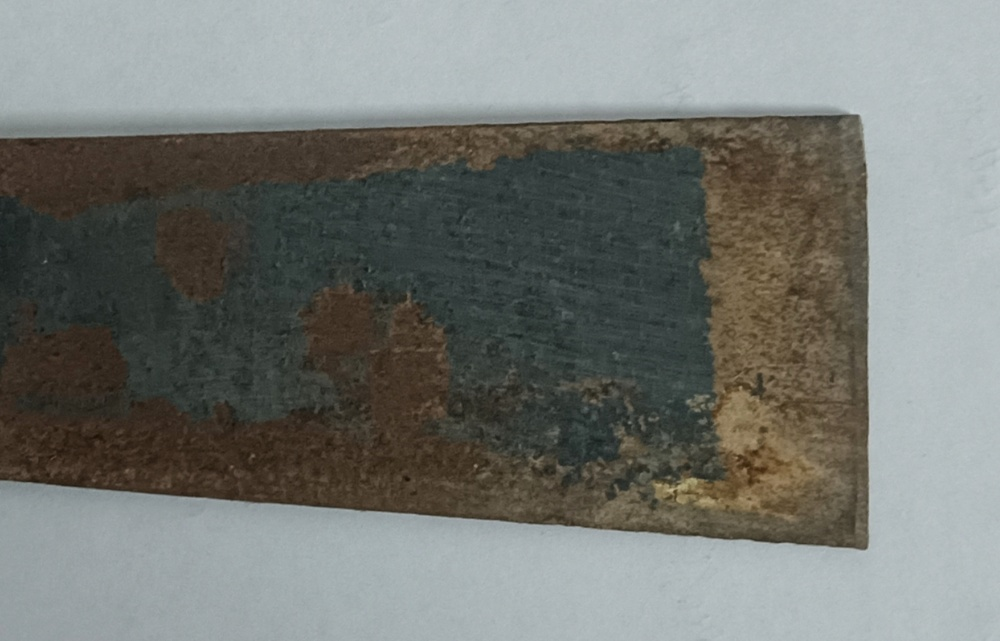
#> input picture images/sample 2.jpg, 1000 x 641 px, shrunk from 1648 x 1056 before the run
$ python -i anomaly.py   (imports and definitions only)
#> lines starting #> are read from the running program, lines starting #| are printed output that depends on the picture; after the words box and inside, x2 and y2 are one past the last pixel; in counts of white or black regions, pixels touching at a corner belong together
import cv2
import numpy as np

def detect_anomaly(image_path):

#> called with image_path = 'images/sample 2.jpg'
    image = cv2.imread(image_path)
#> image is the input picture: shape (641, 1000, 3); mean B, G, R 115.2, 119.7, 116.9

    if image is None:
        return "IMAGE ERROR", None, 0

    gray = cv2.cvtColor(image, cv2.COLOR_BGR2GRAY)
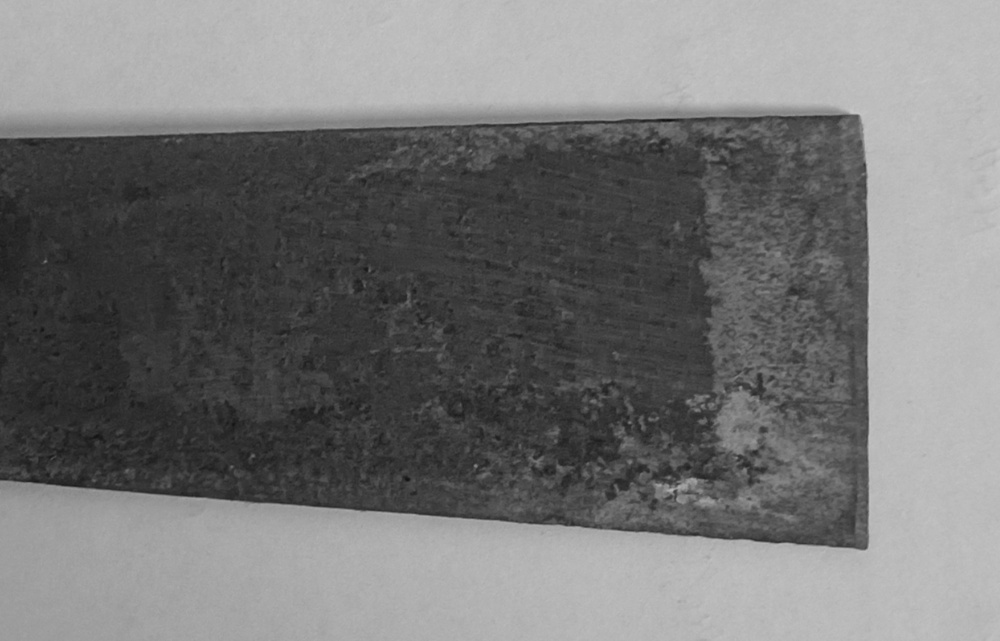
#> gray: shape (641, 1000); min 17, max 199, mean 118.3

    # Improve contrast
    gray = cv2.equalizeHist(gray)
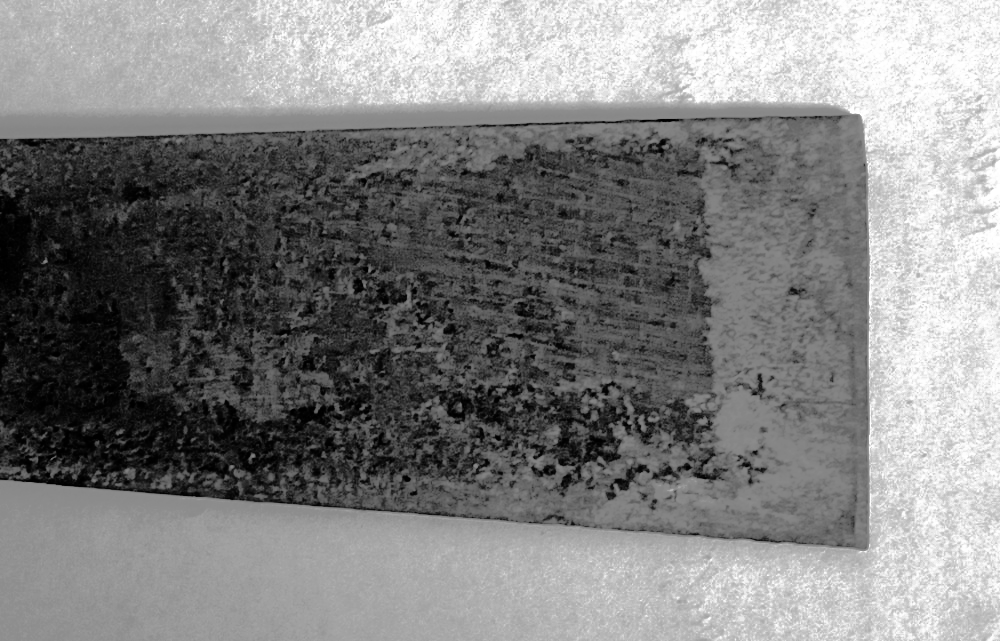
#> gray: shape (641, 1000); min 0, max 255, mean 129.4

    # Detect edges (scratches)
    edges = cv2.Canny(gray, 30, 120)
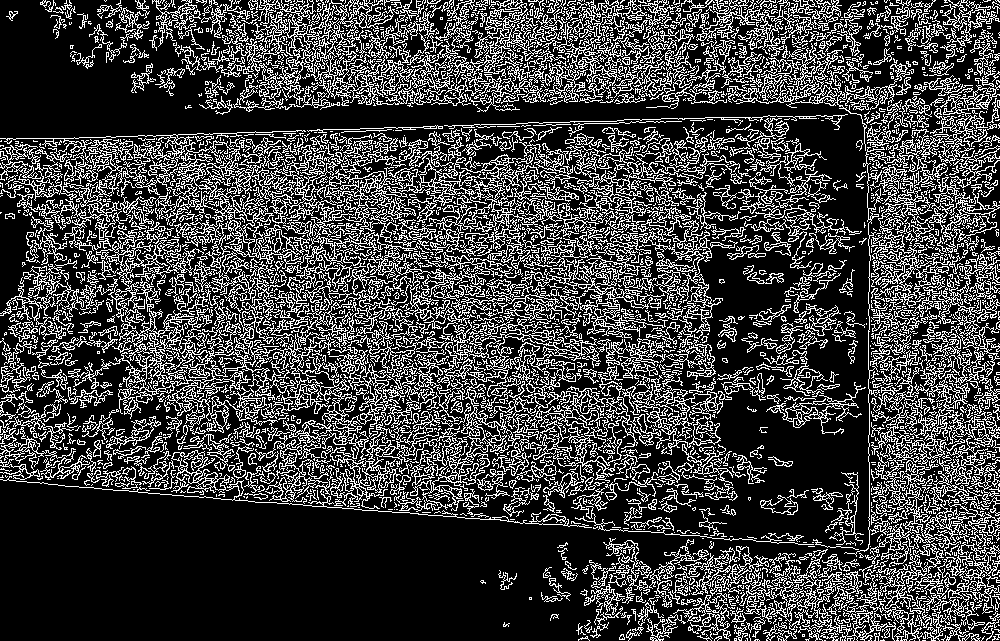
#> edges: shape (641, 1000); 25.3% white in thin lines or dots

    # Morphological filtering
    kernel = np.ones((3,3), np.uint8)
    edges = cv2.morphologyEx(edges, cv2.MORPH_CLOSE, kernel)
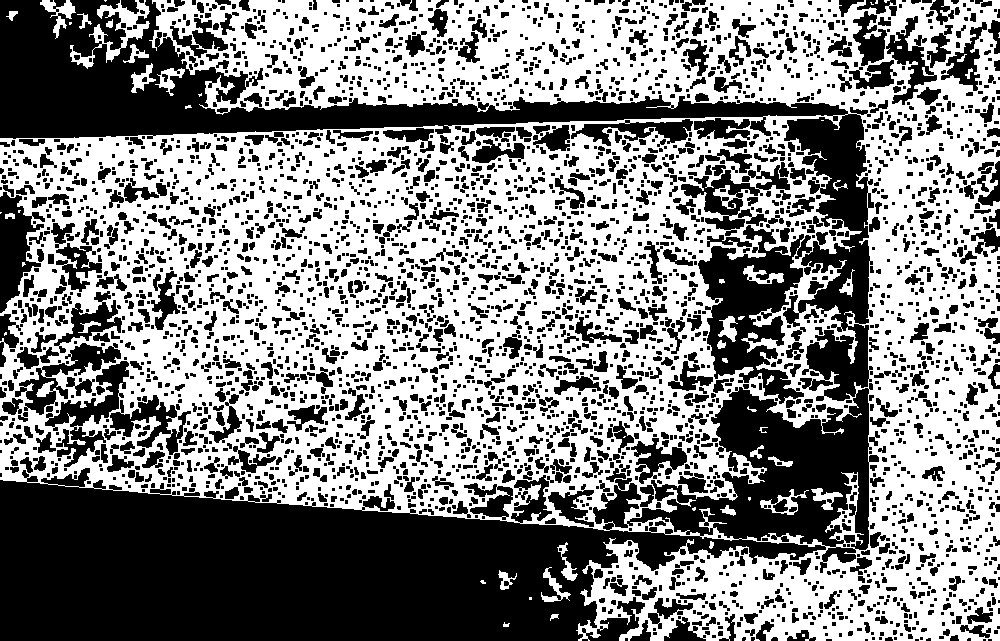
#> edges: shape (641, 1000); 52.6% white; 3873 black regions (2386 under 20 px)

    contours, _ = cv2.findContours(edges, cv2.RETR_EXTERNAL, cv2.CHAIN_APPROX_SIMPLE)
#> contours = 32 contours, 17 with area under 20; largest, box (x1, y1, x2, y2) and area: (0, 0, 1000, 641) 505261, (70, 0, 150, 69) 1295, (40, 0, 76, 39) 380, (155, 68, 185, 96) 280, (131, 63, 156, 93) 267

    heatmap = image.copy()

    defect_detected = False
    defect_area = 0

    for cnt in contours:

        area = cv2.contourArea(cnt)

        if area > 100:  # threshold for scratches

            defect_detected = True
            defect_area += area

            x,y,w,h = cv2.boundingRect(cnt)

            cv2.rectangle(heatmap,(x,y),(x+w,y+h),(0,0,255),2)
#> this loop made 32 passes
#> (area, defect_area, x, y, w, h) on passes 6, 7, 8, 18, 19, 20, 29, 30, 32: (135.5, 135.5, 498, 570, 19, 20), (236, 371.5, 541, 567, 30, 35), (196, 567.5, 557, 542, 21, 39), (280.5, 848, 155, 68, 30, 28), (267, 1115, 131, 63, 25, 30), (136.5, 1251.5, 123, 44, 26, 19), (505261, 506512.5, 0, 0, 1000, 641), (1295, 507807.5, 70, 0, 80, 69), (380.5, 508188, 40, 0, 36, 39)
#> area on passes 3, 10, 13, 23, 24, 25: 21.5, 47, 31, 30, 52, 44
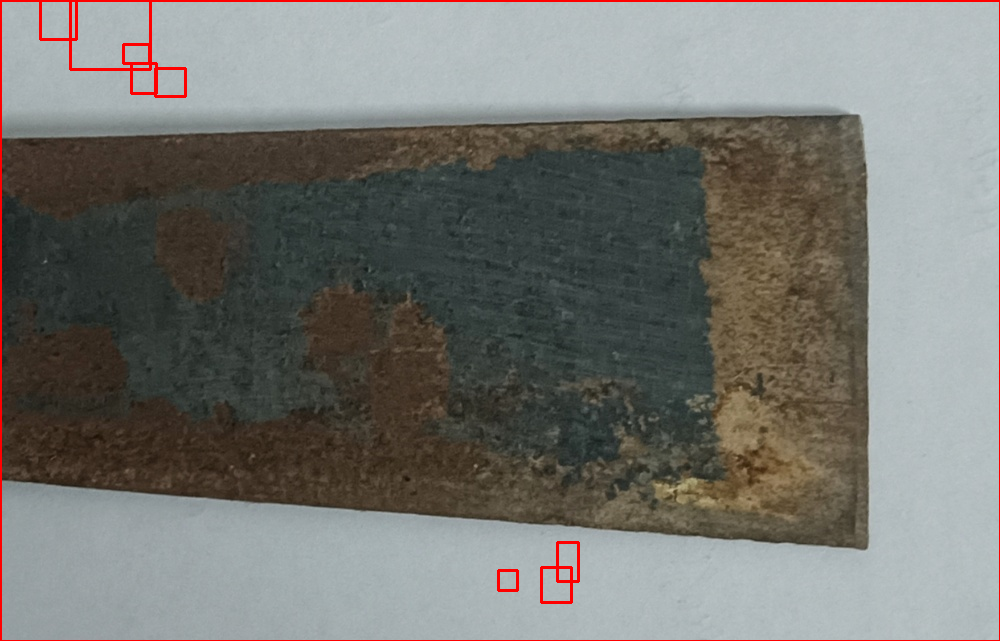
#> heatmap: shape (641, 1000, 3); 1.18% of pixels changed, all inside (x1, y1, x2, y2) = (0, 0, 1000, 641)
#> after the loop, defect_area = 508188

    total_area = image.shape[0] * image.shape[1]
#> total_area = 641000

    # Confidence score calculation
    confidence = min((defect_area / total_area) * 100 * 50, 99)
#> confidence = 99

    if defect_detected:
        status = "DEFECT DETECTED"
    else:
        status = "NO DEFECT"
        confidence = 100 - confidence

    return status, heatmap, round(confidence,2)

>>> result = detect_anomaly('images/sample 2.jpg')
